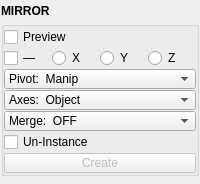
<?xml version="1.0" encoding="UTF-8"?>
<ui version="4.0">
 <class>QtUi</class>
 <widget class="QMainWindow" name="QtUi">
  <property name="geometry">
   <rect>
    <x>0</x>
    <y>0</y>
    <width>200</width>
    <height>184</height>
   </rect>
  </property>
  <property name="tabShape">
   <enum>QTabWidget::Triangular</enum>
  </property>
  <property name="dockNestingEnabled">
   <bool>true</bool>
  </property>
  <property name="dockOptions">
   <set>QMainWindow::AllowNestedDocks|QMainWindow::AllowTabbedDocks|QMainWindow::AnimatedDocks|QMainWindow::ForceTabbedDocks</set>
  </property>
  <property name="bnabled" stdset="0">
   <bool>true</bool>
  </property>
  <widget class="QWidget" name="central_widget">
   <property name="minimumSize">
    <size>
     <width>200</width>
     <height>0</height>
    </size>
   </property>
   <layout class="QVBoxLayout" name="verticalLayout_2">
    <property name="leftMargin">
     <number>1</number>
    </property>
    <property name="topMargin">
     <number>1</number>
    </property>
    <property name="rightMargin">
     <number>1</number>
    </property>
    <property name="bottomMargin">
     <number>1</number>
    </property>
    <item>
     <layout class="QVBoxLayout" name="verticalLayout">
      <property name="spacing">
       <number>0</number>
      </property>
      <item>
       <widget class="Header" name="header">
        <property name="minimumSize">
         <size>
          <width>0</width>
          <height>20</height>
         </size>
        </property>
        <property name="maximumSize">
         <size>
          <width>16777215</width>
          <height>20</height>
         </size>
        </property>
        <property name="font">
         <font>
          <weight>75</weight>
          <bold>true</bold>
         </font>
        </property>
        <property name="text">
         <string>MIRROR</string>
        </property>
       </widget>
      </item>
      <item>
       <widget class="QGroupBox" name="duplicate">
        <property name="title">
         <string/>
        </property>
        <layout class="QGridLayout" name="gridLayout_4">
         <property name="leftMargin">
          <number>0</number>
         </property>
         <property name="topMargin">
          <number>0</number>
         </property>
         <property name="rightMargin">
          <number>0</number>
         </property>
         <property name="bottomMargin">
          <number>0</number>
         </property>
         <property name="horizontalSpacing">
          <number>0</number>
         </property>
         <property name="verticalSpacing">
          <number>1</number>
         </property>
         <item row="1" column="0" colspan="4">
          <layout class="QHBoxLayout" name="horizontalLayout">
           <property name="spacing">
            <number>0</number>
           </property>
           <item>
            <widget class="QCheckBox" name="chk000">
             <property name="minimumSize">
              <size>
               <width>0</width>
               <height>20</height>
              </size>
             </property>
             <property name="maximumSize">
              <size>
               <width>16777215</width>
               <height>20</height>
              </size>
             </property>
             <property name="toolTip">
              <string>Start the operation using any selected mesh objects.</string>
             </property>
             <property name="text">
              <string>Preview</string>
             </property>
             <property name="iconSize">
              <size>
               <width>18</width>
               <height>18</height>
              </size>
             </property>
             <property name="checkable">
              <bool>true</bool>
             </property>
            </widget>
           </item>
          </layout>
         </item>
         <item row="2" column="3">
          <widget class="QRadioButton" name="chk004">
           <property name="text">
            <string>Z</string>
           </property>
          </widget>
         </item>
         <item row="12" column="0" colspan="4">
          <layout class="QHBoxLayout" name="horizontalLayout_2">
           <property name="spacing">
            <number>0</number>
           </property>
           <item>
            <widget class="QPushButton" name="b000">
             <property name="enabled">
              <bool>false</bool>
             </property>
             <property name="minimumSize">
              <size>
               <width>0</width>
               <height>20</height>
              </size>
             </property>
             <property name="maximumSize">
              <size>
               <width>999</width>
               <height>20</height>
              </size>
             </property>
             <property name="toolTip">
              <string>Finish the operation.</string>
             </property>
             <property name="layoutDirection">
              <enum>Qt::RightToLeft</enum>
             </property>
             <property name="text">
              <string>Create</string>
             </property>
             <property name="autoDefault">
              <bool>false</bool>
             </property>
             <property name="default">
              <bool>false</bool>
             </property>
             <property name="flat">
              <bool>false</bool>
             </property>
             <property name="bnabled" stdset="0">
              <bool>true</bool>
             </property>
            </widget>
           </item>
          </layout>
         </item>
         <item row="10" column="0" colspan="4">
          <widget class="QCheckBox" name="chk005">
           <property name="toolTip">
            <string>Un-instance the object(s) before performing the operation.</string>
           </property>
           <property name="text">
            <string>Un-Instance</string>
           </property>
          </widget>
         </item>
         <item row="2" column="0">
          <widget class="QCheckBox" name="chk001">
           <property name="text">
            <string>—</string>
           </property>
          </widget>
         </item>
         <item row="7" column="0" colspan="4">
          <widget class="ComboBox" name="cmb000">
           <property name="minimumSize">
            <size>
             <width>0</width>
             <height>20</height>
            </size>
           </property>
           <property name="maximumSize">
            <size>
             <width>16777215</width>
             <height>20</height>
            </size>
           </property>
           <property name="toolTip">
            <string>&lt;html&gt;&lt;head/&gt;&lt;body&gt;&lt;p&gt;Controls how the edges of the mirrored geometry are treated. Set to 0 to keep border edges of the mirrored and original geometry separate, 1 to automatically merge border edges based on the specified 'mergeThreshold', or 2 to extrude and connect border edges to form a bridge between the original and mirrored parts.&lt;/p&gt;&lt;/body&gt;&lt;/html&gt;</string>
           </property>
           <property name="maxVisibleItems">
            <number>40</number>
           </property>
           <property name="maxCount">
            <number>500</number>
           </property>
           <property name="sizeAdjustPolicy">
            <enum>QComboBox::AdjustToContents</enum>
           </property>
           <property name="frame">
            <bool>true</bool>
           </property>
           <item>
            <property name="text">
             <string>Pivot:  Manip</string>
            </property>
           </item>
           <item>
            <property name="text">
             <string>Pivot:  Object</string>
            </property>
           </item>
           <item>
            <property name="text">
             <string>Pivot:  World</string>
            </property>
           </item>
           <item>
            <property name="text">
             <string>Pivot:  Bounding Box (center)</string>
            </property>
           </item>
           <item>
            <property name="text">
             <string>Pivot:  Bounding Box (border)</string>
            </property>
           </item>
          </widget>
         </item>
         <item row="2" column="2">
          <widget class="QRadioButton" name="chk003">
           <property name="text">
            <string>Y</string>
           </property>
          </widget>
         </item>
         <item row="8" column="0" colspan="4">
          <widget class="ComboBox" name="cmb002">
           <property name="minimumSize">
            <size>
             <width>0</width>
             <height>20</height>
            </size>
           </property>
           <property name="maximumSize">
            <size>
             <width>16777215</width>
             <height>20</height>
            </size>
           </property>
           <property name="toolTip">
            <string>&lt;html&gt;&lt;head/&gt;&lt;body&gt;&lt;p&gt;Controls the axis orientation for mirroring. Object Axes uses the object's local orientation for the mirror direction, while World Axes uses the global coordinate system.&lt;/p&gt;&lt;/body&gt;&lt;/html&gt;</string>
           </property>
           <property name="maxVisibleItems">
            <number>40</number>
           </property>
           <property name="maxCount">
            <number>500</number>
           </property>
           <property name="sizeAdjustPolicy">
            <enum>QComboBox::AdjustToContents</enum>
           </property>
           <property name="frame">
            <bool>true</bool>
           </property>
           <item>
            <property name="text">
             <string>Axes:  Object</string>
            </property>
           </item>
           <item>
            <property name="text">
             <string>Axes:  World</string>
            </property>
           </item>
          </widget>
         </item>
         <item row="9" column="0" colspan="4">
          <widget class="ComboBox" name="cmb001">
           <property name="minimumSize">
            <size>
             <width>0</width>
             <height>20</height>
            </size>
           </property>
           <property name="maximumSize">
            <size>
             <width>16777215</width>
             <height>20</height>
            </size>
           </property>
           <property name="toolTip">
            <string>&lt;html&gt;&lt;head/&gt;&lt;body&gt;&lt;p&gt;Controls how the edges of the mirrored geometry are treated. Set to 0 to keep border edges of the mirrored and original geometry separate, 1 to automatically merge border edges based on the specified 'mergeThreshold', or 2 to extrude and connect border edges to form a bridge between the original and mirrored parts.&lt;/p&gt;&lt;/body&gt;&lt;/html&gt;</string>
           </property>
           <property name="maxVisibleItems">
            <number>40</number>
           </property>
           <property name="maxCount">
            <number>500</number>
           </property>
           <property name="sizeAdjustPolicy">
            <enum>QComboBox::AdjustToContents</enum>
           </property>
           <property name="frame">
            <bool>true</bool>
           </property>
           <item>
            <property name="text">
             <string>Merge:  OFF</string>
            </property>
           </item>
           <item>
            <property name="text">
             <string>Merge:  Combine</string>
            </property>
           </item>
           <item>
            <property name="text">
             <string>Merge:  Border Edges</string>
            </property>
           </item>
           <item>
            <property name="text">
             <string>Merge:  Extrude</string>
            </property>
           </item>
          </widget>
         </item>
         <item row="2" column="1">
          <widget class="QRadioButton" name="chk002">
           <property name="text">
            <string>X</string>
           </property>
          </widget>
         </item>
        </layout>
       </widget>
      </item>
      <item>
       <spacer name="verticalSpacer">
        <property name="orientation">
         <enum>Qt::Vertical</enum>
        </property>
        <property name="sizeHint" stdset="0">
         <size>
          <width>0</width>
          <height>10</height>
         </size>
        </property>
       </spacer>
      </item>
     </layout>
    </item>
   </layout>
  </widget>
 </widget>
 <customwidgets>
  <customwidget>
   <class>Header</class>
   <extends>QLabel</extends>
   <header>uitk.widgets.header.Header.h</header>
  </customwidget>
  <customwidget>
   <class>ComboBox</class>
   <extends>QComboBox</extends>
   <header>uitk.widgets.comboBox.ComboBox.h</header>
  </customwidget>
 </customwidgets>
 <resources/>
 <connections/>
 <designerdata>
  <property name="gridDeltaX">
   <number>5</number>
  </property>
  <property name="gridDeltaY">
   <number>5</number>
  </property>
  <property name="gridSnapX">
   <bool>true</bool>
  </property>
  <property name="gridSnapY">
   <bool>true</bool>
  </property>
  <property name="gridVisible">
   <bool>true</bool>
  </property>
 </designerdata>
</ui>
